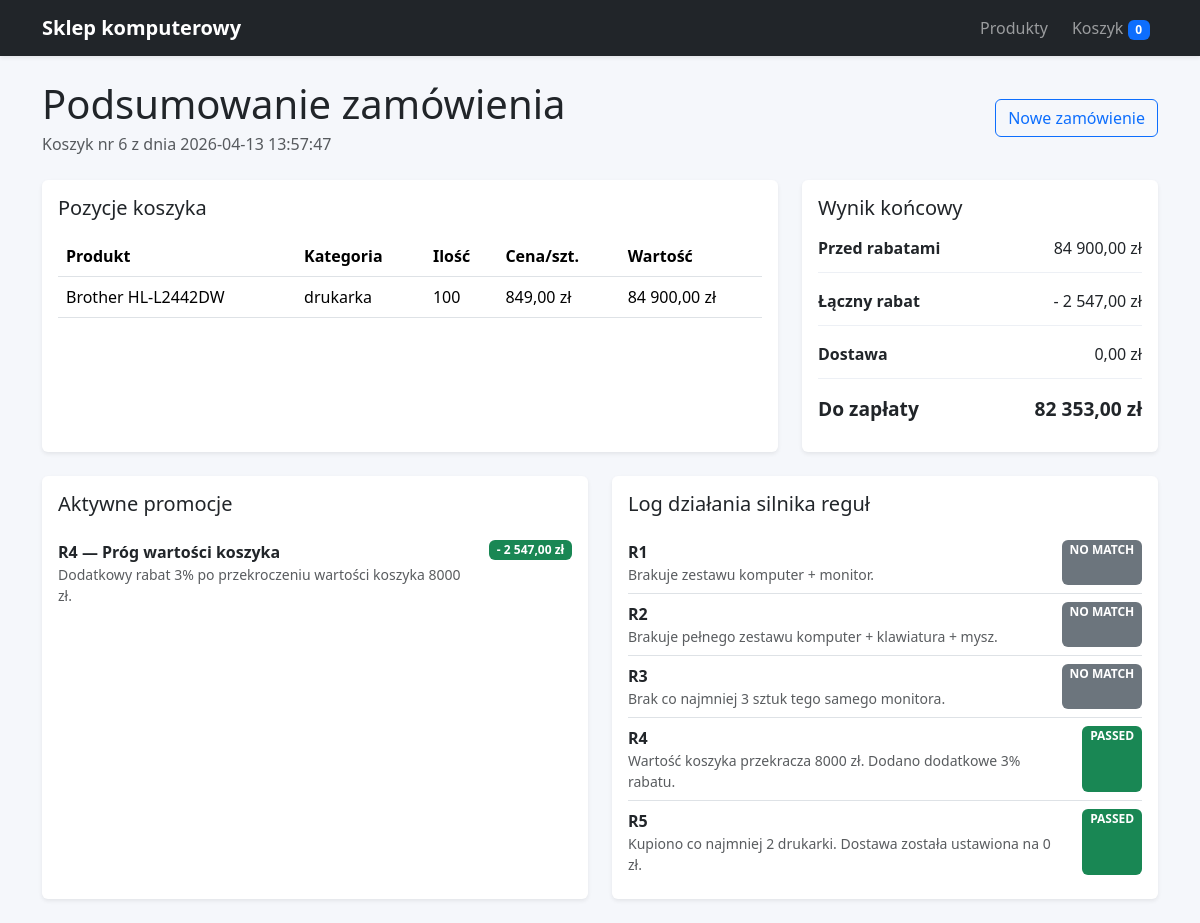
/summary/6, run on the app's committed database.
### app/models.py (models this page shows, shortened)
class Cart(db.Model):
    __tablename__ = "cart"
    id = db.Column(db.Integer, primary_key=True)
    created_at = db.Column(db.DateTime, default=datetime.utcnow, nullable=False)
    total_before = db.Column(db.Numeric(10, 2), nullable=False, default=Decimal("0.00"))
    total_after = db.Column(db.Numeric(10, 2), nullable=False, default=Decimal("0.00"))
    shipping_cost = db.Column(db.Numeric(10, 2), nullable=False, default=Decimal("0.00"))
    total_discount = db.Column(db.Numeric(10, 2), nullable=False, default=Decimal("0.00"))
    items = db.relationship("CartItem", back_populates="cart", cascade="all, delete-orphan")
    promotion_results = db.relationship(
        "PromotionResult", back_populates="cart", cascade="all, delete-orphan"
    )
    rule_logs = db.relationship("RuleLog", back_populates="cart", cascade="all, delete-orphan")

class CartItem(db.Model):
    __tablename__ = "cart_item"
    id = db.Column(db.Integer, primary_key=True)
    cart_id = db.Column(db.Integer, db.ForeignKey("cart.id"), nullable=False)
    product_id = db.Column(db.Integer, db.ForeignKey("product.id"), nullable=False)
    quantity = db.Column(db.Integer, default=1, nullable=False)
    unit_price = db.Column(db.Numeric(10, 2), nullable=False)
    cart = db.relationship("Cart", back_populates="items")
    product = db.relationship("Product")

class Product(db.Model):
    __tablename__ = "product"
    id = db.Column(db.Integer, primary_key=True)
    name = db.Column(db.String(120), nullable=False)
    category = db.Column(db.String(50), nullable=False)
    brand = db.Column(db.String(50))
    price = db.Column(db.Numeric(10, 2), nullable=False)
    active = db.Column(db.Boolean, default=True, nullable=False)

class PromotionResult(db.Model):
    __tablename__ = "promotion_result"
    id = db.Column(db.Integer, primary_key=True)
    cart_id = db.Column(db.Integer, db.ForeignKey("cart.id"), nullable=False)
    rule_code = db.Column(db.String(20), nullable=False)
    rule_name = db.Column(db.String(120), nullable=False)
    discount_value = db.Column(db.Numeric(10, 2), nullable=False, default=Decimal("0.00"))
    description = db.Column(db.Text, nullable=False)
    cart = db.relationship("Cart", back_populates="promotion_results")

class RuleLog(db.Model):
    __tablename__ = "rule_log"
    id = db.Column(db.Integer, primary_key=True)
    cart_id = db.Column(db.Integer, db.ForeignKey("cart.id"), nullable=False)
    rule_code = db.Column(db.String(20), nullable=False)
    matched = db.Column(db.Boolean, nullable=False, default=False)
    note = db.Column(db.Text, nullable=False)
    cart = db.relationship("Cart", back_populates="rule_logs")

### app/routes.py (the view)
@main_bp.route("/summary/<int:cart_id>")
def summary(cart_id: int):
    cart = Cart.query.get_or_404(cart_id)
    logs = sorted(cart.rule_logs, key=lambda log: (log.rule_code, not log.matched))
    return render_template("summary.html", cart=cart, logs=logs)

### app/__init__.py (called while the page is built)
def register_template_filters(app: Flask) -> None:
    @app.template_filter("money")
    def money_filter(value) -> str:
        amount = Decimal(value or 0).quantize(Decimal("0.01"))
        formatted = f"{amount:,.2f}".replace(",", " ").replace(".", ",")
        return f"{formatted} zł"

### app/routes.py (called while the page is built)
@main_bp.app_context_processor
def inject_cart_summary():
    return {"cart_count": get_cart_count()}

### app/services/cart_service.py (called while the page is built)
def get_raw_cart() -> dict[str, int]:
    return session.get(SESSION_CART_KEY, {})

def get_cart_count() -> int:
    return sum(get_raw_cart().values())

### app/templates/summary.html (shortened to what this page needs)
{% extends 'base.html' %}
{% block content %}
<div class="d-flex justify-content-between align-items-center mb-4 flex-wrap gap-2">
    <div>
        <h1 class="mb-1">Podsumowanie zamówienia</h1>
        <p class="text-muted mb-0">Koszyk nr {{ cart.id }} z dnia {{ cart.created_at.strftime('%Y-%m-%d %H:%M:%S') }}</p>
    </div>
    <a class="btn btn-outline-primary" href="{{ url_for('main.products') }}">Nowe zamówienie</a>
</div>
<div class="row g-4 mb-4">
    <div class="col-lg-8">
        <div class="card border-0 shadow-sm h-100">
            <div class="card-body">
                <h3 class="card-title h5 mb-3">Pozycje koszyka</h3>
                <div class="table-responsive">
                    <table class="table align-middle mb-0">
                        <thead>
                            <tr>
                                <th>Produkt</th>
                                <th>Kategoria</th>
                                <th>Ilość</th>
                                <th>Cena/szt.</th>
                                <th>Wartość</th>
                            </tr>
                        </thead>
                        <tbody>
                            {% for item in cart.items %}
                                <tr>
                                    <td>{{ item.product.name }}</td>
                                    <td>{{ item.product.category }}</td>
                                    <td>{{ item.quantity }}</td>
                                    <td>{{ item.unit_price|money }}</td>
                                    <td>{{ (item.unit_price * item.quantity)|money }}</td>
                                </tr>
                            {% endfor %}
                        </tbody>
                    </table>
                </div>
            </div>
        </div>
    </div>
    <div class="col-lg-4">
        <div class="card border-0 shadow-sm h-100">
            <div class="card-body">
                <h3 class="card-title h5 mb-3">Wynik końcowy</h3>
                <dl class="summary-list mb-0">
                    <div>
                        <dt>Przed rabatami</dt>
                        <dd>{{ cart.total_before|money }}</dd>
                    </div>
                    <div>
                        <dt>Łączny rabat</dt>
                        <dd>- {{ cart.total_discount|money }}</dd>
                    </div>
                    <div>
                        <dt>Dostawa</dt>
                        <dd>{{ cart.shipping_cost|money }}</dd>
                    </div>
                    <div class="summary-total">
                        <dt>Do zapłaty</dt>
                        <dd>{{ cart.total_after|money }}</dd>
                    </div>
                </dl>
            </div>
        </div>
    </div>
</div>
<div class="row g-4">
    <div class="col-lg-6">
        <div class="card border-0 shadow-sm h-100">
            <div class="card-body">
                <h3 class="card-title h5 mb-3">Aktywne promocje</h3>
                {% if cart.promotion_results %}
                    <div class="list-group list-group-flush">
                        {% for promotion in cart.promotion_results %}
                            <div class="list-group-item px-0">
                                <div class="d-flex justify-content-between align-items-start gap-3">
                                    <div>
                                        <div class="fw-semibold">{{ promotion.rule_code }} — {{ promotion.rule_name }}</div>
                                        <div class="text-muted small">{{ promotion.description }}</div>
                                    </div>
                                    <span class="badge text-bg-success">- {{ promotion.discount_value|money }}</span>
                                </div>
                            </div>
                        {% endfor %}
                    </div>
                {% else %}
                    <p class="text-muted mb-0">Brak aktywnych promocji dla tego koszyka.</p>
                {% endif %}
            </div>
        </div>
    </div>
    <div class="col-lg-6">
        <div class="card border-0 shadow-sm h-100">
            <div class="card-body">
                <h3 class="card-title h5 mb-3">Log działania silnika reguł</h3>
                <div class="list-group list-group-flush">
                    {% for log in logs %}
                        <div class="list-group-item px-0">
                            <div class="d-flex justify-content-between gap-3">
                                <div>
                                    <div class="fw-semibold">{{ log.rule_code }}</div>
                                    <div class="text-muted small">{{ log.note }}</div>
                                </div>
                                <span class="badge {{ 'text-bg-success' if log.matched else 'text-bg-secondary' }}">{{ 'PASSED' if log.matched else 'NO MATCH' }}</span>
                            </div>
                        </div>
                    {% endfor %}
                </div>
            </div>
        </div>
    </div>
</div>
{% endblock %}

### app/static/styles.css (style rules this page uses)
body { background: #f5f7fb; }
.summary-list { display: grid; gap: 1rem; }
.summary-list div { display: flex; justify-content: space-between; gap: 1rem; border-bottom: 1px solid #edf0f5; padding-bottom: 0.75rem; }
.summary-list dt, .summary-list dd { margin: 0; }
.summary-total { font-size: 1.2rem; font-weight: 700; border-bottom: 0 !important; }

### data on the page
Cart: id "6", created_at "2026-04-13 13:57:47", total_before "84 900,00 zł", total_discount "2 547,00 zł", shipping_cost "0,00 zł", total_after "82 353,00 zł"
CartItem: product.name "Brother HL-L2442DW", product.category "drukarka", quantity "100", unit_price "849,00 zł", (item.unit_price*item.quantity)|money "84 900,00 zł"
PromotionResult: rule_code "R4", rule_name "Próg wartości koszyka", description "Dodatkowy rabat 3% po przekroczeniu wartości koszyka 8000 zł.", discount_value "2 547,00 zł"
RuleLog: rule_code "R1", note "Brakuje zestawu komputer + monitor.", matched "NO MATCH"
RuleLog: rule_code "R2", note "Brakuje pełnego zestawu komputer + klawiatura + mysz.", matched "NO MATCH"
RuleLog: rule_code "R3", note "Brak co najmniej 3 sztuk tego samego monitora.", matched "NO MATCH"
RuleLog: rule_code "R4", note "Wartość koszyka przekracza 8000 zł. Dodano dodatkowe 3% rabatu.", matched "PASSED"
RuleLog: rule_code "R5", note "Kupiono co najmniej 2 drukarki. Dostawa została ustawiona na 0 zł.", matched "PASSED"

### other printed values
{{ cart_count }} "0"
